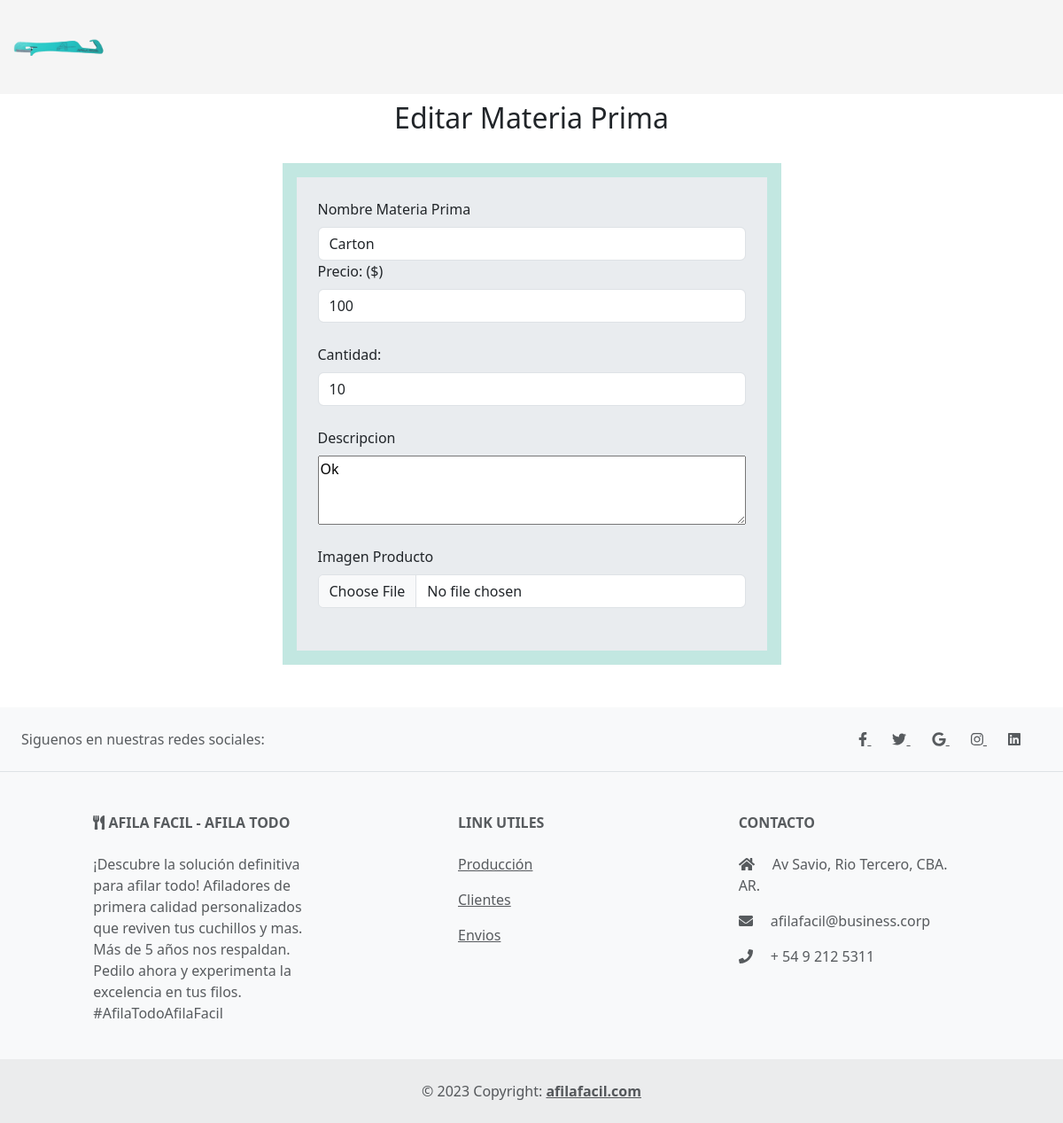
The page /materias_primas/editar/1/ on the database its author committed.
### materias_primas/models.py (models this page shows, shortened)
class Materias(models.Model):
    nombre = models.CharField(max_length=45)
    descripcion = models.CharField(max_length=200)
    precio = models.IntegerField()
    cantidad = models.IntegerField()
    imagen = models.CharField(max_length=100)
    class Meta:
        db_table = 'materias'
        verbose_name = "Materia"

### materias_primas/views.py (the view)
# urls.py: path('editar/<int:id>/', views.editar_materia, name='editar_materia'),
def editar_materia(request, id):
    materia = get_object_or_404(Materias, pk=id)
    if request.method == 'POST':
        form = MateriasForm(request.POST, request.FILES)
        if form.is_valid():
            materia.nombre = form.cleaned_data['nombre']
            materia.precio = form.cleaned_data['precio']
            materia.cantidad = form.cleaned_data['cantidad']
            materia.descripcion = form.cleaned_data['descripcion']
            materia.imagen = form.cleaned_data['imagen']
            materia.save()
            return redirect('materias_primas')
    else:
        form = MateriasForm(initial={
            'nombre': materia.nombre,
            'precio': materia.precio,
            'cantidad': materia.cantidad,
            'descripcion': materia.descripcion,
            'imagen': materia.imagen
        })
    return render(request, 'editar_materia.html', {'form': form, 'materia': materia})

### materias_primas/forms.py
class MateriasForm(forms.Form):
    nombre = forms.CharField(max_length=100, required=True)
    descripcion = forms.CharField(max_length=255, required=True, widget=forms.Textarea)
    precio = forms.IntegerField(required=True)
    cantidad = forms.IntegerField(required=True)
    imagen = forms.CharField(max_length=100, required=False)
    class Meta:
            model = Materias

### materias_primas/templates/editar_materia.html (shortened to what this page needs)
{% extends "materias_primas/layout.html" %}
{% load static %}
{% block content %}
    <div class="container-fluid ">
        <div class="d-flex flex-column align-items-center">
          <h2 class="mb-3 mt-2">Editar Materia Prima</h2>
          <div class="d-flex justify-content-center mt-3 mb-5" style="background-color: #c2e7e1;">
            <form class="m-3 p-4 bg-body-secondary" method="post" action="{% url 'editar_materia' materia.id %}"  enctype="multipart/form-data">
              <div class="row">
                  <div class="form-outline w-100">
                    <label class="form-label" for="nombre">Nombre Materia Prima</label>
                    <input type="text" id="nombre" name="nombre" class="form-control" value="{{ materia.nombre }}" />
                  </div>
              </div>
                <div class="row mb-4">
                    <div class="form-outline w-100">
                    <label class="form-label" for="precio">Precio: ($)</label>
                    <input type="number" id="precio" name="precio" class="form-control" value="{{ materia.precio }}"/>
                    </div>
                </div>
                <div class="row mb-4">
                    <div class="form-outline w-100">
                    <label class="form-label" for="cantidad">Cantidad: </label>
                    <input type="number" id="cantidad" name="cantidad" class="form-control" value="{{ materia.cantidad }}"/>
                    </div>
                </div>
                <div class="row mb-4">
                    <div class="form-outline w-100 d-flex flex-column">
                        <label class="form-label" for="descripcion">Descripcion</label>
                        <textarea rows="3" cols="50" id="descripcion" name="descripcion" >{{ materia.descripcion }}</textarea>
                    </div>
                </div>
                <div class="row mb-4">
                    <div class="form-outline">
                    <label class="form-label w-100" for="imagen">Imagen Producto</label>
                    <input type="file" id="imagen" name="imagen" class="form-control" value="{{ materia.imagen }}"/>
                    </div>
                </div>
            </form>
        </div>
    </div>
  </div>
{% endblock %}

### rows shown on the page
Materias: nombre "Carton", precio "100", cantidad "10", descripcion "Ok"
